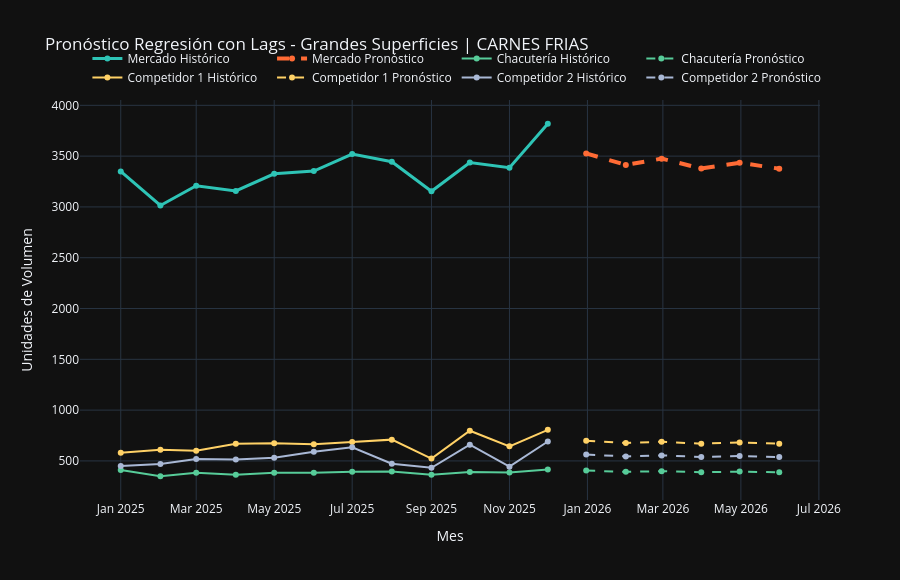

The notebook cell saved with this chart:
### Code cell
# =============================================================================
# GRÁFICO REGRESIÓN CON LAGS - Mercado + Chacutería + Competidores
# =============================================================================
import pandas as pd
import numpy as np
import plotly.graph_objects as go
from sklearn.linear_model import LinearRegression
from datetime import timedelta

# ====================== CARGA DE DATOS ======================
df_merc = pd.read_csv('datos_limpios/mercado.csv')
df_out  = pd.read_csv('datos_limpios/consolidado_sell_out.csv')

df_merc['mes'] = pd.to_datetime(df_merc['mes'])
df_out['fecha_factura'] = pd.to_datetime(df_out['fecha_factura'], errors='coerce')

# ====================== FILTROS (cambia aquí) ======================
canal_sel     = 'Grandes Superficies'   # ← Cambia o pon None
categoria_sel = 'CARNES FRIAS'          # ← Cambia o pon None

if canal_sel and categoria_sel:
    df_m = df_merc[(df_merc['canal'] == canal_sel) & 
                   (df_merc['categoria'] == categoria_sel)].copy()
else:
    df_m = df_merc.copy()

# Calcular volúmenes reales
df_m['vol_chacuteria'] = df_m['ventas_mercado_volumen'] * df_m['share_compania']
df_m['vol_comp1']      = df_m['ventas_mercado_volumen'] * df_m['share_competidor_1']
df_m['vol_comp2']      = df_m['ventas_mercado_volumen'] * df_m['share_competidor_2']

# Agrupación mensual
hist = df_m.groupby('mes').agg({
    'ventas_mercado_volumen': 'sum',
    'vol_chacuteria': 'sum',
    'vol_comp1': 'sum',
    'vol_comp2': 'sum',
    'ventas_mercado_valor': 'sum'
}).reset_index()

# ====================== REGRESIÓN CON LAGS ======================
data_reg = hist[['mes', 'ventas_mercado_volumen']].copy()
data_reg = data_reg.rename(columns={'mes': 'ds', 'ventas_mercado_volumen': 'y'})

# Crear lags
for lag in [1, 2, 3]:
    data_reg[f'lag_{lag}'] = data_reg['y'].shift(lag)
data_reg = data_reg.dropna().reset_index(drop=True)

X = data_reg[['lag_1', 'lag_2', 'lag_3']]
y = data_reg['y']

model = LinearRegression()
model.fit(X, y)

# Pronóstico 6 meses adelante
ult_lags = data_reg[['lag_1', 'lag_2', 'lag_3']].iloc[-1:].values.copy()
pron_market = []
fechas_fut = pd.date_range(start=hist['mes'].max() + timedelta(days=30), periods=6, freq='M')

for _ in range(6):
    pred = model.predict(ult_lags)[0]
    pron_market.append(max(0, pred))
    ult_lags = np.roll(ult_lags, 1)
    ult_lags[0][0] = pred

# Derivar pronósticos de Chacutería y competidores (usando share promedio histórico)
avg_share_ch = hist['vol_chacuteria'].mean() / hist['ventas_mercado_volumen'].mean()
avg_share_c1 = hist['vol_comp1'].mean()      / hist['ventas_mercado_volumen'].mean()
avg_share_c2 = hist['vol_comp2'].mean()      / hist['ventas_mercado_volumen'].mean()

pron_chac = np.array(pron_market) * avg_share_ch
pron_comp1 = np.array(pron_market) * avg_share_c1
pron_comp2 = np.array(pron_market) * avg_share_c2

# ====================== GRÁFICO INTERACTIVO (igual estilo que Prophet) ======================
fig = go.Figure()

# Mercado
fig.add_trace(go.Scatter(x=hist['mes'], y=hist['ventas_mercado_volumen'], 
                         name='Mercado Histórico', line=dict(color='#2ec4b6', width=3)))
fig.add_trace(go.Scatter(x=fechas_fut, y=pron_market, 
                         name='Mercado Pronóstico', line=dict(color='#ff6b35', dash='dash', width=4)))

# Chacutería
fig.add_trace(go.Scatter(x=hist['mes'], y=hist['vol_chacuteria'], 
                         name='Chacutería Histórico', line=dict(color='#57cc99')))
fig.add_trace(go.Scatter(x=fechas_fut, y=pron_chac, 
                         name='Chacutería Pronóstico', line=dict(color='#57cc99', dash='dash')))

# Competidor 1
fig.add_trace(go.Scatter(x=hist['mes'], y=hist['vol_comp1'], 
                         name='Competidor 1 Histórico', line=dict(color='#ffd166')))
fig.add_trace(go.Scatter(x=fechas_fut, y=pron_comp1, 
                         name='Competidor 1 Pronóstico', line=dict(color='#ffd166', dash='dash')))

# Competidor 2
fig.add_trace(go.Scatter(x=hist['mes'], y=hist['vol_comp2'], 
                         name='Competidor 2 Histórico', line=dict(color='#a9b8d5')))
fig.add_trace(go.Scatter(x=fechas_fut, y=pron_comp2, 
                         name='Competidor 2 Pronóstico', line=dict(color='#a9b8d5', dash='dash')))

# Hover con valor del mercado
fig.update_traces(
    customdata=hist['ventas_mercado_valor'].tolist() + [0]*6,
    hovertemplate="<b>%{fullData.name}</b><br>Mes: %{x}<br>Volumen: %{y:,.0f} unidades<br>Valor Mercado: $%{customdata:,.0f}<extra></extra>"
)

fig.update_layout(
    title=f"Pronóstico Regresión con Lags - {canal_sel} | {categoria_sel}",
    xaxis_title="Mes",
    yaxis_title="Unidades de Volumen",
    template="plotly_dark",
    height=580,
    legend=dict(orientation="h", yanchor="bottom", y=1.02, xanchor="left", x=0.01)
)

fig.show()

# ====================== RESULTADOS NUMÉRICOS ======================
print("\n=== PRONÓSTICO REGRESIÓN CON LAGS (Próximos 6 meses) ===")
for f, mkt, chac, c1, c2 in zip(fechas_fut.strftime('%Y-%m'), pron_market, pron_chac, pron_comp1, pron_comp2):
    print(f"{f} → Mercado: {mkt:,.0f} | Chacutería: {chac:,.0f} | Comp1: {c1:,.0f} | Comp2: {c2:,.0f}")

### Figure 1 — Plotly figure (JSON) as saved in the notebook; plotly's stock layout.template omitted (floating-point values rounded to 4 significant figures)
{"data": [{"customdata": [134942060, 121170990, 128834240, 127058100, 133972160, 134953410, 141641630, 138762130, 126820880, 138451730, 136574170, 153616200, 0, 0, 0, 0, 0, 0], "hovertemplate": "<b>%{fullData.name}</b><br>Mes: %{x}<br>Volumen: %{y:,.0f} unidades<br>Valor Mercado: $%{customdata:,.0f}<extra></extra>", "line": {"color": "#2ec4b6", "width": 3}, "name": "Mercado Histórico", "type": "scatter", "x": ["2025-01-01T00:00:00.000000000", "2025-02-01T00:00:00.000000000", "2025-03-01T00:00:00.000000000", "2025-04-01T00:00:00.000000000", "2025-05-01T00:00:00.000000000", "2025-06-01T00:00:00.000000000", "2025-07-01T00:00:00.000000000", "2025-08-01T00:00:00.000000000", "2025-09-01T00:00:00.000000000", "2025-10-01T00:00:00.000000000", "2025-11-01T00:00:00.000000000", "2025-12-01T00:00:00.000000000"], "y": [3349.0, 3014.0, 3208.0, 3158.0, 3326.0, 3353.0, 3520.0, 3444.0, 3154.0, 3436.0, 3387.0, 3819.0]}, {"customdata": [134942060, 121170990, 128834240, 127058100, 133972160, 134953410, 141641630, 138762130, 126820880, 138451730, 136574170, 153616200, 0, 0, 0, 0, 0, 0], "hovertemplate": "<b>%{fullData.name}</b><br>Mes: %{x}<br>Volumen: %{y:,.0f} unidades<br>Valor Mercado: $%{customdata:,.0f}<extra></extra>", "line": {"color": "#ff6b35", "dash": "dash", "width": 4}, "name": "Mercado Pronóstico", "type": "scatter", "x": ["2025-12-31T00:00:00.000000000", "2026-01-31T00:00:00.000000000", "2026-02-28T00:00:00.000000000", "2026-03-31T00:00:00.000000000", "2026-04-30T00:00:00.000000000", "2026-05-31T00:00:00.000000000"], "y": [3527.0, 3413.0, 3475.0, 3378.0, 3435.0, 3377.0]}, {"customdata": [134942060, 121170990, 128834240, 127058100, 133972160, 134953410, 141641630, 138762130, 126820880, 138451730, 136574170, 153616200, 0, 0, 0, 0, 0, 0], "hovertemplate": "<b>%{fullData.name}</b><br>Mes: %{x}<br>Volumen: %{y:,.0f} unidades<br>Valor Mercado: $%{customdata:,.0f}<extra></extra>", "line": {"color": "#57cc99"}, "name": "Chacutería Histórico", "type": "scatter", "x": ["2025-01-01T00:00:00.000000000", "2025-02-01T00:00:00.000000000", "2025-03-01T00:00:00.000000000", "2025-04-01T00:00:00.000000000", "2025-05-01T00:00:00.000000000", "2025-06-01T00:00:00.000000000", "2025-07-01T00:00:00.000000000", "2025-08-01T00:00:00.000000000", "2025-09-01T00:00:00.000000000", "2025-10-01T00:00:00.000000000", "2025-11-01T00:00:00.000000000", "2025-12-01T00:00:00.000000000"], "y": [410.1, 349.1, 383.4, 362.7, 383.4, 384.3, 392.8, 397.0, 362.9, 390.1, 385.0, 414.7]}, {"customdata": [134942060, 121170990, 128834240, 127058100, 133972160, 134953410, 141641630, 138762130, 126820880, 138451730, 136574170, 153616200, 0, 0, 0, 0, 0, 0], "hovertemplate": "<b>%{fullData.name}</b><br>Mes: %{x}<br>Volumen: %{y:,.0f} unidades<br>Valor Mercado: $%{customdata:,.0f}<extra></extra>", "line": {"color": "#57cc99", "dash": "dash"}, "name": "Chacutería Pronóstico", "type": "scatter", "x": ["2025-12-31T00:00:00.000000000", "2026-01-31T00:00:00.000000000", "2026-02-28T00:00:00.000000000", "2026-03-31T00:00:00.000000000", "2026-04-30T00:00:00.000000000", "2026-05-31T00:00:00.000000000"], "y": [405.3, 392.2, 399.4, 388.2, 394.7, 388.0]}, {"customdata": [134942060, 121170990, 128834240, 127058100, 133972160, 134953410, 141641630, 138762130, 126820880, 138451730, 136574170, 153616200, 0, 0, 0, 0, 0, 0], "hovertemplate": "<b>%{fullData.name}</b><br>Mes: %{x}<br>Volumen: %{y:,.0f} unidades<br>Valor Mercado: $%{customdata:,.0f}<extra></extra>", "line": {"color": "#ffd166"}, "name": "Competidor 1 Histórico", "type": "scatter", "x": ["2025-01-01T00:00:00.000000000", "2025-02-01T00:00:00.000000000", "2025-03-01T00:00:00.000000000", "2025-04-01T00:00:00.000000000", "2025-05-01T00:00:00.000000000", "2025-06-01T00:00:00.000000000", "2025-07-01T00:00:00.000000000", "2025-08-01T00:00:00.000000000", "2025-09-01T00:00:00.000000000", "2025-10-01T00:00:00.000000000", "2025-11-01T00:00:00.000000000", "2025-12-01T00:00:00.000000000"], "y": [579.4, 608.8, 599.9, 669.5, 675.1, 663.8, 686.4, 709.6, 523.5, 797.3, 643.5, 805.7]}, {"customdata": [134942060, 121170990, 128834240, 127058100, 133972160, 134953410, 141641630, 138762130, 126820880, 138451730, 136574170, 153616200, 0, 0, 0, 0, 0, 0], "hovertemplate": "<b>%{fullData.name}</b><br>Mes: %{x}<br>Volumen: %{y:,.0f} unidades<br>Valor Mercado: $%{customdata:,.0f}<extra></extra>", "line": {"color": "#ffd166", "dash": "dash"}, "name": "Competidor 1 Pronóstico", "type": "scatter", "x": ["2025-12-31T00:00:00.000000000", "2026-01-31T00:00:00.000000000", "2026-02-28T00:00:00.000000000", "2026-03-31T00:00:00.000000000", "2026-04-30T00:00:00.000000000", "2026-05-31T00:00:00.000000000"], "y": [699.2, 676.7, 688.9, 669.7, 680.9, 669.4]}, {"customdata": [134942060, 121170990, 128834240, 127058100, 133972160, 134953410, 141641630, 138762130, 126820880, 138451730, 136574170, 153616200, 0, 0, 0, 0, 0, 0], "hovertemplate": "<b>%{fullData.name}</b><br>Mes: %{x}<br>Volumen: %{y:,.0f} unidades<br>Valor Mercado: $%{customdata:,.0f}<extra></extra>", "line": {"color": "#a9b8d5"}, "name": "Competidor 2 Histórico", "type": "scatter", "x": ["2025-01-01T00:00:00.000000000", "2025-02-01T00:00:00.000000000", "2025-03-01T00:00:00.000000000", "2025-04-01T00:00:00.000000000", "2025-05-01T00:00:00.000000000", "2025-06-01T00:00:00.000000000", "2025-07-01T00:00:00.000000000", "2025-08-01T00:00:00.000000000", "2025-09-01T00:00:00.000000000", "2025-10-01T00:00:00.000000000", "2025-11-01T00:00:00.000000000", "2025-12-01T00:00:00.000000000"], "y": [448.8, 470.2, 519.7, 514.7, 532.1, 590.1, 633.6, 471.9, 432.1, 659.8, 443.6, 691.2]}, {"customdata": [134942060, 121170990, 128834240, 127058100, 133972160, 134953410, 141641630, 138762130, 126820880, 138451730, 136574170, 153616200, 0, 0, 0, 0, 0, 0], "hovertemplate": "<b>%{fullData.name}</b><br>Mes: %{x}<br>Volumen: %{y:,.0f} unidades<br>Valor Mercado: $%{customdata:,.0f}<extra></extra>", "line": {"color": "#a9b8d5", "dash": "dash"}, "name": "Competidor 2 Pronóstico", "type": "scatter", "x": ["2025-12-31T00:00:00.000000000", "2026-01-31T00:00:00.000000000", "2026-02-28T00:00:00.000000000", "2026-03-31T00:00:00.000000000", "2026-04-30T00:00:00.000000000", "2026-05-31T00:00:00.000000000"], "y": [562.6, 544.5, 554.4, 538.9, 547.9, 538.7]}], "layout": {"height": 580, "legend": {"orientation": "h", "x": 0.01, "xanchor": "left", "y": 1.02, "yanchor": "bottom"}, "title": {"text": "Pronóstico Regresión con Lags - Grandes Superficies | CARNES FRIAS"}, "xaxis": {"title": {"text": "Mes"}}, "yaxis": {"title": {"text": "Unidades de Volumen"}}}}
